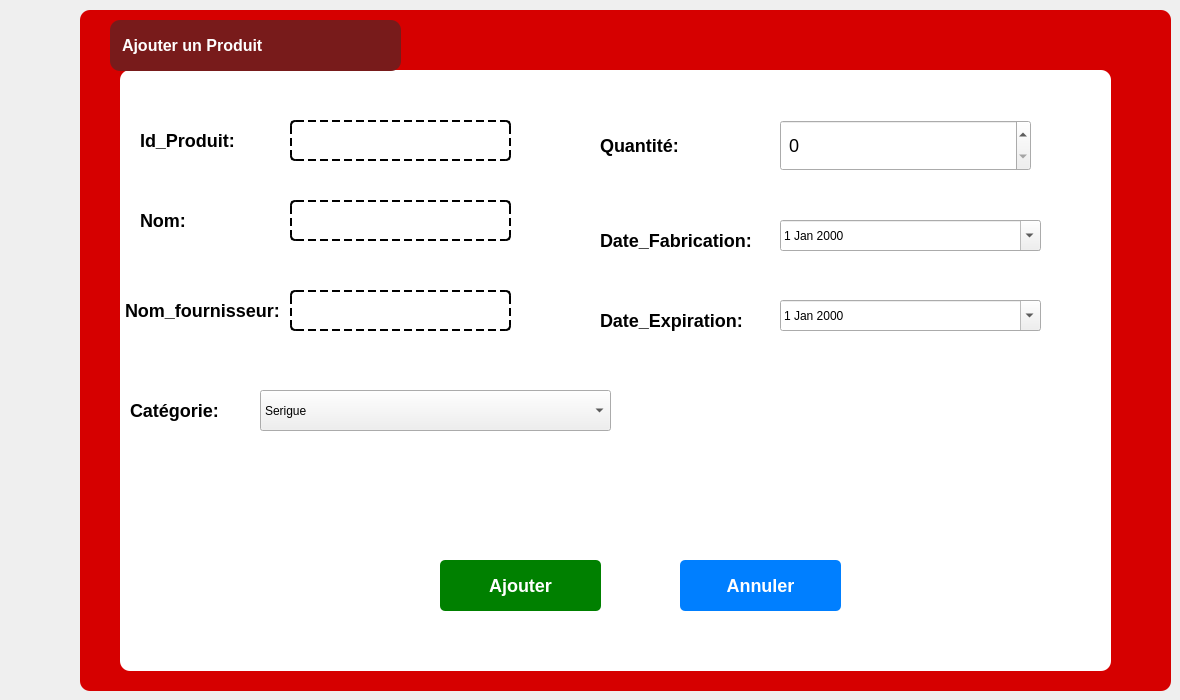
      <widget class="QWidget" name="ajoutct_3">
       <attribute name="title">
        <string>Ajout</string>
       </attribute>
       <widget class="QFrame" name="frame_6">
        <property name="geometry">
         <rect>
          <x>80</x>
          <y>10</y>
          <width>1091</width>
          <height>681</height>
         </rect>
        </property>
        <property name="styleSheet">
         <string notr="true">QFrame {
    background-color: #D60000;
    border-radius: 10px;
    padding: 10px;
}
</string>
        </property>
        <property name="frameShape">
         <enum>QFrame::Shape::StyledPanel</enum>
        </property>
        <property name="frameShadow">
         <enum>QFrame::Shadow::Raised</enum>
        </property>
        <widget class="QGroupBox" name="groupBox_5">
         <property name="geometry">
          <rect>
           <x>40</x>
           <y>60</y>
           <width>991</width>
           <height>601</height>
          </rect>
         </property>
         <property name="styleSheet">
          <string notr="true">QGroupBox {
    background-color: #FFFFFF;
    border-radius: 10px;
    border: none;
    padding: 10px;
}
QGroupBox::title {
    color: #D60000;
    font-weight: bold;
}

</string>
         </property>
         <property name="title">
          <string/>
         </property>
         <widget class="QLabel" name="label_38">
          <property name="geometry">
           <rect>
            <x>-40</x>
            <y>50</y>
            <width>201</width>
            <height>41</height>
           </rect>
          </property>
          <property name="styleSheet">
           <string notr="true">QLabel {
    background-color: transparent; /* Fond transparent */
    color: #000000;                /* Texte noir */
    border: none;                  /* Pas de bordure */
    font-weight: bold;             /* Texte en gras */
    font-size: 18px;               /* Taille de police de 18px */
}
</string>
          </property>
          <property name="text">
           <string>         Id_Produit:</string>
          </property>
         </widget>
         <widget class="QLineEdit" name="lineEdit_15">
          <property name="geometry">
           <rect>
            <x>170</x>
            <y>50</y>
            <width>221</width>
            <height>41</height>
           </rect>
          </property>
          <property name="styleSheet">
           <string notr="true">QLineEdit {
    background-color: transparent; /* Fond transparent */
    color: #000000;                /* Texte noir normal */
    font-size: 14px;               /* Taille de la police */
    border: 2px dashed #000000;    /* Bordure en pointillés épaisse */
    border-radius: 5px;            /* Coins légèrement arrondis */
    padding: 8px;                  /* Espacement interne pour le texte */
    border-style: dashed;          /* Style en pointillés */
}</string>
          </property>
         </widget>
         <widget class="QDateEdit" name="dateEdit_3">
          <property name="geometry">
           <rect>
            <x>660</x>
            <y>150</y>
            <width>261</width>
            <height>31</height>
           </rect>
          </property>
          <property name="calendarPopup">
           <bool>true</bool>
          </property>
         </widget>
         <widget class="QPushButton" name="pushButton_10">
          <property name="geometry">
           <rect>
            <x>320</x>
            <y>490</y>
            <width>161</width>
            <height>51</height>
           </rect>
          </property>
          <property name="styleSheet">
           <string notr="true">QPushButton {
    background-color: #008000;  /* Couleur de fond verte */
    color: #FFFFFF;             /* Texte blanc */
    font-weight: bold;          /* Texte en gras */
    font-size: 18px;            /* Taille de police 16px dès le départ */
    border-radius: 5px;         /* Coins arrondis */
    padding: 5px 10px;          /* Espacement interne du bouton */
    border: none;               /* Pas de bordure */
}

QPushButton:hover {
    background-color: #006400;  /* Couleur de fond plus foncée au survol */
    color: white;               /* Texte toujours blanc */
    border-radius: 10px;        /* Coins arrondis plus marqués au survol */
    font-weight: bold;          /* Texte en gras (encore) */
    border: none;               /* Pas de bordure au survol */
}
</string>
          </property>
          <property name="text">
           <string>Ajouter</string>
          </property>
         </widget>
         <widget class="QPushButton" name="pushButton_11">
          <property name="geometry">
           <rect>
            <x>560</x>
            <y>490</y>
            <width>161</width>
            <height>51</height>
           </rect>
          </property>
          <property name="styleSheet">
           <string notr="true">QPushButton {
    background-color: #007FFF;  /* Couleur de fond bleue */
    color: #FFFFFF;             /* Texte blanc */
    font-size: 18px;            /* Augmentation de la taille de la police */
    font-weight: bold;          /* Texte en gras */
    border-radius: 5px;         /* Coins arrondis avec un rayon de 5px */
    padding: 5px 10px;          /* Espacement interne du bouton (haut/bas : 5px, gauche/droite : 10px) */
    border: none;               /* Pas de bordure */
}

QPushButton:hover {
    background-color: #005BB5;  /* Couleur de fond plus foncée au survol */
    color: #FFFFFF;             /* Texte toujours blanc */

    border-radius: 10px;        /* Coins arrondis plus marqués au survol */
    padding: 7px 12px;          /* Augmentation du padding au survol */
    border: none;               /* Pas de bordure au survol */
}
</string>
          </property>
          <property name="text">
           <string>Annuler</string>
          </property>
         </widget>
         <widget class="QLabel" name="label_39">
          <property name="geometry">
           <rect>
            <x>-40</x>
            <y>130</y>
            <width>141</width>
            <height>41</height>
           </rect>
          </property>
          <property name="styleSheet">
           <string notr="true">QLabel {
    background-color: transparent; /* Fond transparent */
    color: #000000;                /* Texte noir */
    border: none;                  /* Pas de bordure */
    font-weight: bold;             /* Texte en gras */
    font-size: 18px;               /* Taille de police de 18px */
}
</string>
          </property>
          <property name="text">
           <string>         Nom:</string>
          </property>
         </widget>
         <widget class="QLabel" name="label_40">
          <property name="geometry">
           <rect>
            <x>420</x>
            <y>50</y>
            <width>171</width>
            <height>51</height>
           </rect>
          </property>
          <property name="styleSheet">
           <string notr="true">QLabel {
    background-color: transparent; /* Fond transparent */
    color: #000000;                /* Texte noir */
    border: none;                  /* Pas de bordure */
    font-weight: bold;             /* Texte en gras */
    font-size: 18px;               /* Taille de police de 18px */
}
</string>
          </property>
          <property name="text">
           <string>         Quantité:</string>
          </property>
         </widget>
         <widget class="QLabel" name="label_41">
          <property name="geometry">
           <rect>
            <x>420</x>
            <y>150</y>
            <width>231</width>
            <height>41</height>
           </rect>
          </property>
          <property name="styleSheet">
           <string notr="true">QLabel {
    background-color: transparent; /* Fond transparent */
    color: #000000;                /* Texte noir */
    border: none;                  /* Pas de bordure */
    font-weight: bold;             /* Texte en gras */
    font-size: 18px;               /* Taille de police de 18px */
}
</string>
          </property>
          <property name="text">
           <string>         Date_Fabrication:</string>
          </property>
         </widget>
         <widget class="QLabel" name="label_42">
          <property name="geometry">
           <rect>
            <x>-10</x>
            <y>220</y>
            <width>251</width>
            <height>41</height>
           </rect>
          </property>
          <property name="styleSheet">
           <string notr="true">QLabel {
    background-color: transparent; /* Fond transparent */
    color: #000000;                /* Texte noir */
    border: none;                  /* Pas de bordure */
    font-weight: bold;             /* Texte en gras */
    font-size: 18px;               /* Taille de police de 18px */
}
</string>
          </property>
          <property name="text">
           <string>Nom_fournisseur:</string>
          </property>
         </widget>
         <widget class="QLineEdit" name="lineEdit_16">
          <property name="geometry">
           <rect>
            <x>170</x>
            <y>130</y>
            <width>221</width>
            <height>41</height>
           </rect>
          </property>
          <property name="styleSheet">
           <string notr="true">QLineEdit {
    background-color: transparent; /* Fond transparent */
    color: #000000;                /* Texte noir normal */
    font-size: 14px;               /* Taille de la police */
    border: 2px dashed #000000;    /* Bordure en pointillés épaisse */
    border-radius: 5px;            /* Coins légèrement arrondis */
    padding: 8px;                  /* Espacement interne pour le texte */
    border-style: dashed;          /* Style en pointillés */
}</string>
          </property>
         </widget>
         <widget class="QLineEdit" name="lineEdit_18">
          <property name="geometry">
           <rect>
            <x>170</x>
            <y>220</y>
            <width>221</width>
            <height>41</height>
           </rect>
          </property>
          <property name="styleSheet">
           <string notr="true">QLineEdit {
    background-color: transparent; /* Fond transparent */
    color: #000000;                /* Texte noir normal */
    font-size: 14px;               /* Taille de la police */
    border: 2px dashed #000000;    /* Bordure en pointillés épaisse */
    border-radius: 5px;            /* Coins légèrement arrondis */
    padding: 8px;                  /* Espacement interne pour le texte */
    border-style: dashed;          /* Style en pointillés */
}</string>
          </property>
         </widget>
         <widget class="QLabel" name="label_43">
          <property name="geometry">
           <rect>
            <x>420</x>
            <y>230</y>
            <width>231</width>
            <height>41</height>
           </rect>
          </property>
          <property name="styleSheet">
           <string notr="true">QLabel {
    background-color: transparent; /* Fond transparent */
    color: #000000;                /* Texte noir */
    border: none;                  /* Pas de bordure */
    font-weight: bold;             /* Texte en gras */
    font-size: 18px;               /* Taille de police de 18px */
}
</string>
          </property>
          <property name="text">
           <string>         Date_Expiration:</string>
          </property>
         </widget>
         <widget class="QDateEdit" name="dateEdit_8">
          <property name="geometry">
           <rect>
            <x>660</x>
            <y>230</y>
            <width>261</width>
            <height>31</height>
           </rect>
          </property>
          <property name="calendarPopup">
           <bool>true</bool>
          </property>
         </widget>
         <widget class="QComboBox" name="comboBox_5">
          <property name="geometry">
           <rect>
            <x>140</x>
            <y>320</y>
            <width>351</width>
            <height>41</height>
           </rect>
          </property>
          <item>
           <property name="text">
            <string>Serigue</string>
           </property>
          </item>
          <item>
           <property name="text">
            <string>Vaccin</string>
           </property>
          </item>
          <item>
           <property name="text">
            <string>Gants </string>
           </property>
          </item>
         </widget>
         <widget class="QLabel" name="label_44">
          <property name="geometry">
           <rect>
            <x>-50</x>
            <y>320</y>
            <width>231</width>
            <height>41</height>
           </rect>
          </property>
          <property name="styleSheet">
           <string notr="true">QLabel {
    background-color: transparent; /* Fond transparent */
    color: #000000;                /* Texte noir */
    border: none;                  /* Pas de bordure */
    font-weight: bold;             /* Texte en gras */
    font-size: 18px;               /* Taille de police de 18px */
}
</string>
          </property>
          <property name="text">
           <string>         Catégorie:</string>
          </property>
         </widget>
         <widget class="QSpinBox" name="spinBox_NbProjets_4">
          <property name="geometry">
           <rect>
            <x>660</x>
            <y>50</y>
            <width>251</width>
            <height>51</height>
           </rect>
          </property>
          <property name="styleSheet">
           <string notr="true">QSpinBox {
    font-size: 18px;
    padding: 4px;
}

</string>
          </property>
         </widget>
        </widget>
        <widget class="QLabel" name="label_45">
         <property name="geometry">
          <rect>
           <x>30</x>
           <y>10</y>
           <width>291</width>
           <height>51</height>
          </rect>
         </property>
         <property name="styleSheet">
          <string notr="true">QLabel {
    background-color: #781b1b;  /* Couleur de fond bordeaux */
    color: #FFFFFF;             /* Texte blanc */
    font-weight: bold;          /* Texte en gras */
    font-size: 16px;            /* Taille du texte */
    border-radius: 10px;        /* Coins arrondis */
    padding: 8px;               /* Espacement intérieur */
    text-align: center;         /* Centrage du texte */
}
</string>
         </property>
         <property name="text">
          <string>Ajouter un Produit</string>
         </property>
        </widget>
       </widget>
      </widget>
